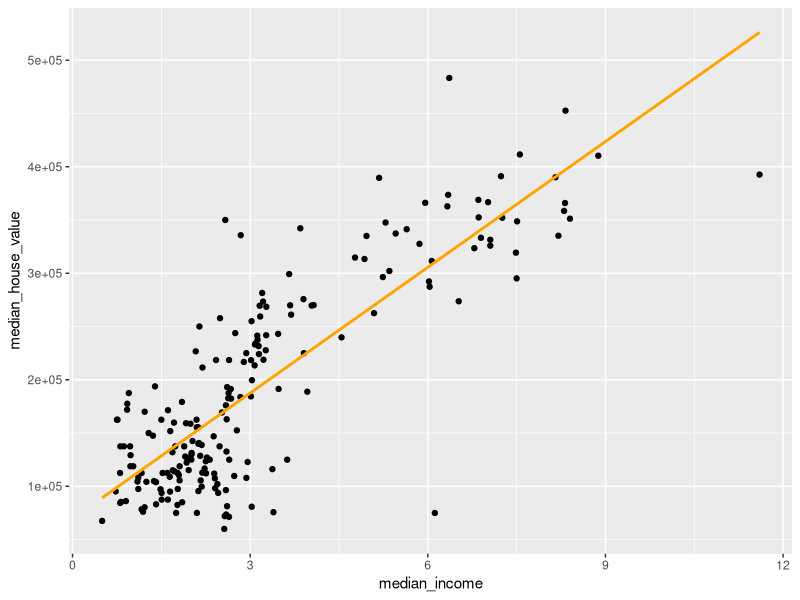
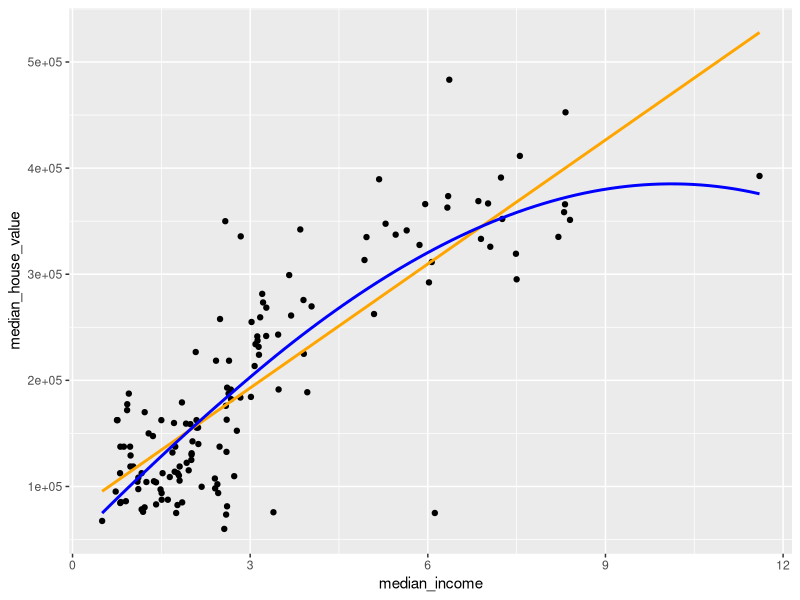
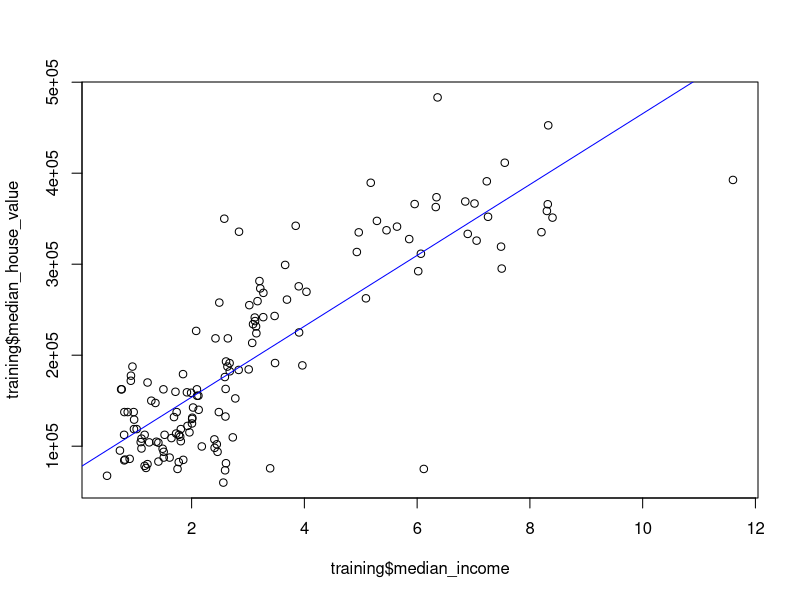
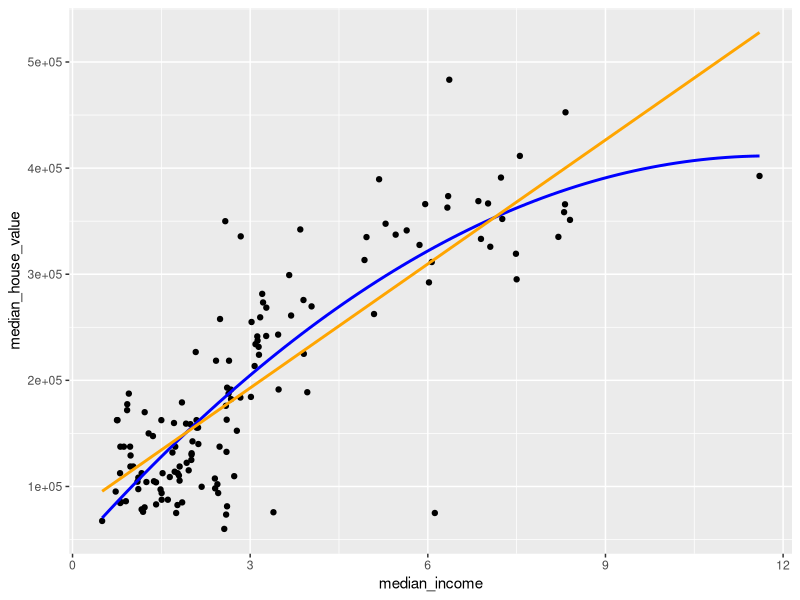
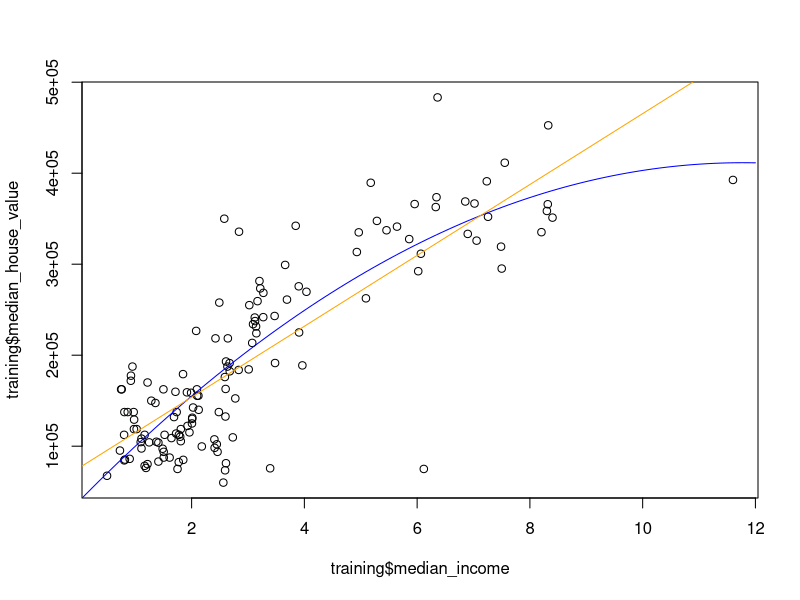
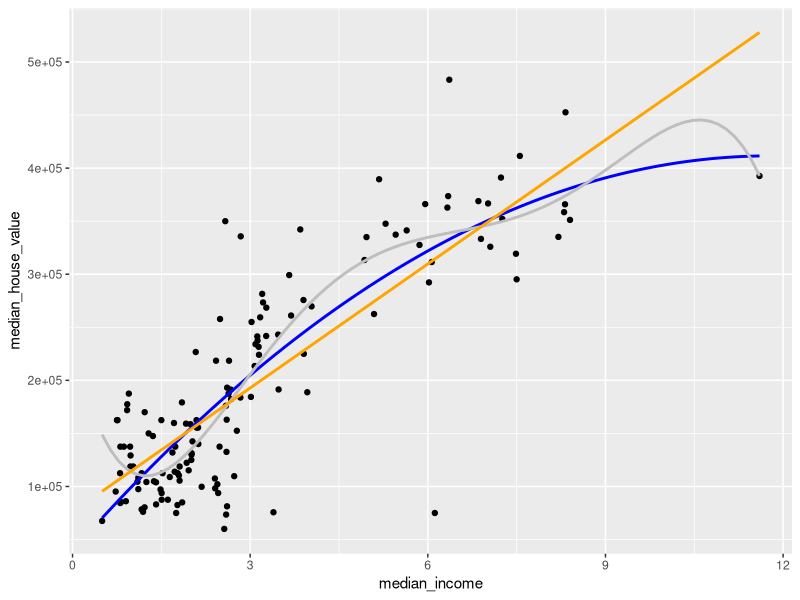
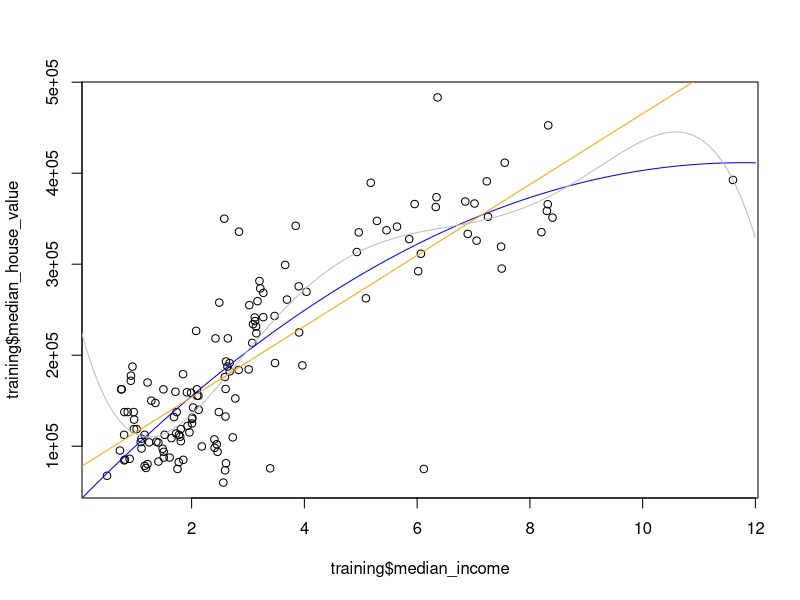
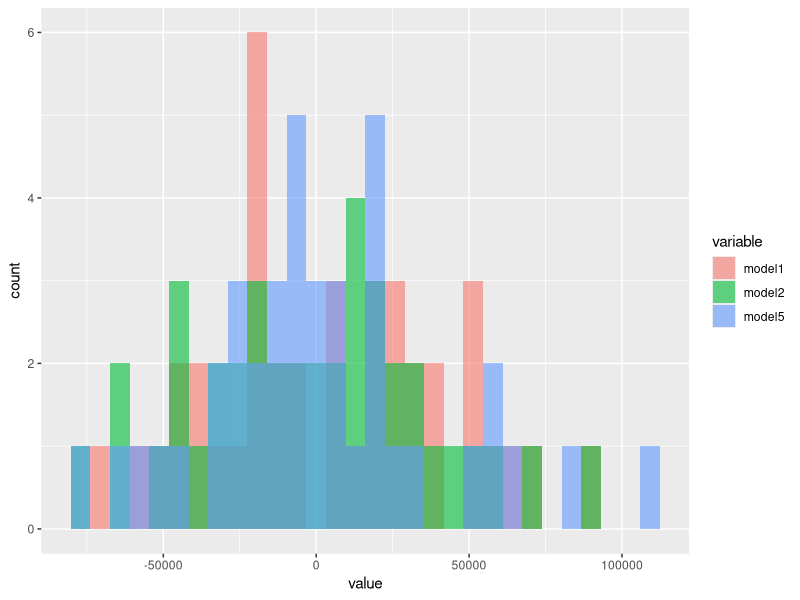

Write the R code that produced these figures, in order.
## ---- chunk 1
rm(list=ls())
library(tidyverse)
library(reshape2)

df <- read.csv("../data/housing_short.csv")
df[1:10, ]
## ---- chunk 2
ggplot(df, aes(x=median_income, y=median_house_value)) +
  geom_point() +
  geom_smooth(method="lm", se=F, colour="orange")
## ---- chunk 3
training <- df[1:140, ]
validation <- df[141:180, ]
testing <- df[181:200, ]
## ---- chunk 4
lm(median_house_value~median_income, data=training)
## ---- chunk 5
model <- lm(median_house_value~median_income, data=training)
## ---- chunk 6
summary(model)
## ---- chunk 7
# simple (but sorta cheating) way: use ggplot to obtain linear model fit and loess fit to compare
ggplot(training, aes(x=median_income, y=median_house_value)) +
  geom_point() +
  geom_smooth(method="lm", se=F, colour="orange") +
  geom_smooth(se=F, colour="blue", span=1.25)

# less cheaty way: predict house price using model across a vector
income <- seq(0, 12, length.out = 100)
sample_df <- tibble(median_income=income)
price <- predict(model, sample_df)
plot(training$median_income, training$median_house_value)
lines(income, price, col="blue")
## ---- chunk 8
model2 <- lm(median_house_value~median_income + I(median_income^2), data=training)
summary(model2)
## ---- chunk 9
# cheating
ggplot(training, aes(x=median_income, y=median_house_value)) +
  geom_point() +
  geom_smooth(method="lm",
              formula=y~x+I(x^2),
              se=F, colour="blue") +
  geom_smooth(method="lm", se=F,
              colour="orange", span=1.25)

# less cheaty way: predict house price using model across a vector
income <- seq(0, 12, length.out = 100)
sample_df <- tibble(median_income=income)
price2 <- predict(model2, sample_df)
plot(training$median_income, training$median_house_value)
lines(income, price2, col="blue")
lines(income, price, col="orange")
## ---- chunk 10
model5 <- lm(median_house_value~median_income + I(median_income^2) + I(median_income^3) + I(median_income^4) +I(median_income^5), data=training)
summary(model5)
## ---- chunk 11
# cheating
ggplot(training, aes(x=median_income, y=median_house_value)) +
  geom_point() +
  geom_smooth(method="lm",
              formula=y~x+I(x^2),
              se=F, colour="blue") +
  geom_smooth(method="lm",
              formula=y~x+I(x^2)+I(x^3)+I(x^4)+I(x^5),
              se=F, colour="grey") +
  geom_smooth(method="lm", se=F,
              colour="orange", span=1.25)

# less cheaty way: predict house price using model across a vector
income <- seq(0, 12, length.out = 100)
sample_df <- tibble(median_income=income)
price5 <- predict(model5, sample_df)
plot(training$median_income, training$median_house_value)
lines(income, price2, col="blue")
lines(income, price, col="orange")
lines(income, price5, col="grey")
## ---- chunk 12
price1 <- predict(model, validation)
price2 <- predict(model2, validation)
price5 <- predict(model5, validation)
## ---- chunk 13
error1 <- validation$median_house_value - price1
error2 <- validation$median_house_value - price2
error5 <- validation$median_house_value - price5

tibble(model1=error1,
       model2=error2,
       model5=error5) %>% 
  melt() %>%  
  ggplot(aes(x=value, fill=variable)) +
  geom_histogram(position="identity", alpha=0.6)
## ---- chunk 14
rmse <- function(errors) {
  sse <- errors^2
  sqrt(mean(sse))
}

RMSE1 <- rmse(error1)
RMSE2 <- rmse(error2)
RMSE5 <- rmse(error5)

print(paste0("Linear model: ", RMSE1))
print(paste0("Quadratic model: ", RMSE2))
print(paste0("5th power model: ", RMSE5))
## ---- chunk 15
price_test <- predict(model2, testing)
error_test <- testing$median_house_value - price_test

print(paste0("Quadratic model: ", rmse(error_test)))
## ---- chunk 16
df_combined <- training %>% 
  mutate(type="training") %>% 
  bind_rows(validation %>%
              mutate(type="validation")) %>% 
  bind_rows(testing %>%
              mutate(type="testing"))

df_combined %>% 
  ggplot(aes(x=median_income,
             y=median_house_value,
             colour=type)) +
  geom_point()
